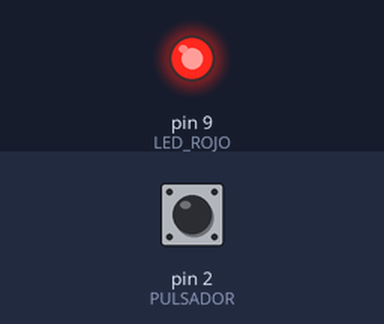
Simulated run of this sketch. Board: Arduino Uno, built with avr-gcc and run on an emulated ATmega328P. Parts: output pins drawn as LEDs (lit = HIGH). The inputs (shaded band) are chosen by the test bench; at power-on: pin 2 (PULSADOR) HIGH. Storage starts empty; no radio packets arrive unless stated.

Above: at 0.1 s.
At 2.1 s:
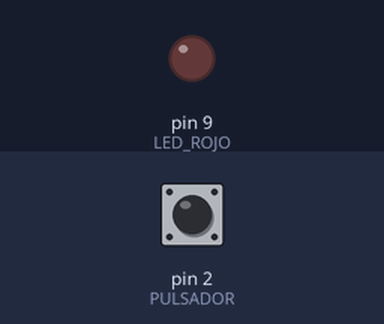
Timing chart, 0 to 3.6 s (numbered marks = the images above):
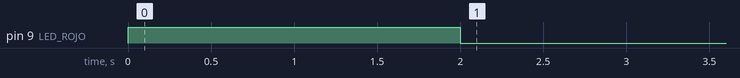

The sketch:

nrf24_nano_transmite_archivo_sd_pulsado.ino
```cpp
/*
   Dec 2014 - TMRh20 - Updated
   Derived from examples by J. Coliz <maniacbug@ymail.com>
*/
/**
 * Example for efficient call-response using ack-payloads
 *
 * This example continues to make use of all the normal functionality of the radios including
 * the auto-ack and auto-retry features, but allows ack-payloads to be written optionlly as well.
 * This allows very fast call-response communication, with the responding radio never having to
 * switch out of Primary Receiver mode to send back a payload, but having the option to switch to
 * primary transmitter if wanting to initiate communication instead of respond to a commmunication.
 */

#include <SPI.h>
#include "RF24.h"
#include <SD.h>

#define SD_CS             10        // alias del pin conectado a CS de la SD
#define LED_ROJO          9
#define PULSADOR          2


/****************** User Config ***************************/
/***      Set this radio as radio number 0 or 1         ***/
bool radioNumber = 0;

/* Hardware configuration: Set up nRF24L01 radio on SPI bus plus pins A1 & A2 */
RF24 radio(A1,A2);
/**********************************************************/
                                                                           // Topology
byte addresses[][6] = {"1Node","2Node"};              // Radio pipe addresses for the 2 nodes to communicate.

// Role management: Set up role.  This sketch uses the same software for all the nodes
// in this system.  Doing so greatly simplifies testing.
typedef enum { role_ping_out = 1, role_pong_back } role_e;                 // The various roles supported by this sketch
const char* role_friendly_name[] = { "invalid", "Ping out", "Pong back"};  // The debug-friendly names of those roles

//role_e role = role_pong_back;                                              // The role of the current running sketch
role_e role = role_ping_out;
byte counter = 1;                                                          // A single byte to keep track of the data being sent back and forth


//char data[32]= "abcdefghijklmnopqrstvwyz0123456";
char data[32];
int i;

byte gotByte;                                           // Initialize a variable for the incoming response
int val;


void setup(){

  pinMode(PULSADOR,INPUT_PULLUP );

  pinMode(LED_ROJO, OUTPUT);
  // prender 2 segs el led rojo
  digitalWrite(LED_ROJO,HIGH);
  delay(2000);    //2 segs
  digitalWrite(LED_ROJO,LOW);


  //pin CS a la SD definido como salida
  pinMode(SD_CS,OUTPUT);
  // initializar SPI
  SPI.begin();

  //Inicializar SD
  if (!SD.begin(SD_CS)) {
    //Serial.println("Card failed, or not present");
      digitalWrite(LED_ROJO,HIGH);
    // don't do anything more:
    return;
  }


  // Setup and configure radio

  radio.begin();

  //radio.setPALevel(RF24_PA_LOW);
  radio.setPALevel(RF24_PA_MAX);
  radio.enableAckPayload();                     // Allow optional ack payloads
  radio.enableDynamicPayloads();                // Ack payloads are dynamic payloads

  if(radioNumber){
    radio.openWritingPipe(addresses[1]);        // Both radios listen on the same pipes by default, but opposite addresses
    radio.openReadingPipe(1,addresses[0]);      // Open a reading pipe on address 0, pipe 1
  }else{
    radio.openWritingPipe(addresses[0]);
    radio.openReadingPipe(1,addresses[1]);
  }
  radio.startListening();                       // Start listening

  radio.writeAckPayload(1,&counter,1);          // Pre-load an ack-paylod into the FIFO buffer for pipe 1
  //radio.printDetails();     // <--- para que esto funcione hay que declarar un include extra, ....
  radio.stopListening();
}


void loop(void) {

   val = digitalRead(PULSADOR);
   if (val==LOW){
      delay(200);
      // abrir archivo
      File dataFile = SD.open("TRAMAS.txt");
      if (dataFile) {                                        // si se pudo abrir el archivo
         while (dataFile.available()) {                      // mientras no se haya llegado al final
            for (i = 0; i < 31; i = i + 1) {
                data[i] = dataFile.read();                   // cargar arreglo de 32 bytes a enviar
                }

            //enviarlo via Nordic
            if (radio.write(&data,32) ){                         // Send the counter variable to the other radio
                 if(!radio.available()){                             // If nothing in the buffer, we got an ack but it is blank
            }else{
                while(radio.available() ){                      // If an ack with payload was received
                    radio.read( &gotByte, 1 );                  // Read it, and display the response time
                }
            }

        }else{// Serial.println(F("Sending failed."));
             }          // If no ack response, sending failed
        delay(8);
        }
      dataFile.close();
      }
   }

}
```
